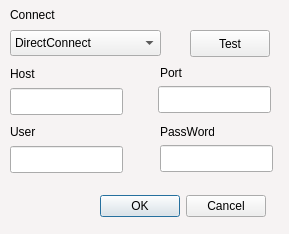
<ui version="4.0" >
 <class>ProxyDia</class>
 <widget class="QDialog" name="ProxyDia" >
  <property name="geometry" >
   <rect>
    <x>0</x>
    <y>0</y>
    <width>289</width>
    <height>234</height>
   </rect>
  </property>
  <property name="windowTitle" >
   <string>Dialog</string>
  </property>
  <property name="styleSheet" >
   <string>QDialog {
 
background-color:rgb(246,243,243);

}
</string>
  </property>
  <widget class="QDialogButtonBox" name="buttonBox" >
   <property name="geometry" >
    <rect>
     <x>100</x>
     <y>190</y>
     <width>166</width>
     <height>32</height>
    </rect>
   </property>
   <property name="orientation" >
    <enum>Qt::Horizontal</enum>
   </property>
   <property name="standardButtons" >
    <set>QDialogButtonBox::Cancel|QDialogButtonBox::NoButton|QDialogButtonBox::Ok</set>
   </property>
  </widget>
  <widget class="QComboBox" name="connectMode" >
   <property name="geometry" >
    <rect>
     <x>10</x>
     <y>30</y>
     <width>151</width>
     <height>26</height>
    </rect>
   </property>
   <item>
    <property name="text" >
     <string>DirectConnect</string>
    </property>
   </item>
   <item>
    <property name="text" >
     <string>HttpProxy</string>
    </property>
   </item>
   <item>
    <property name="text" >
     <string>Socks5Proxy</string>
    </property>
   </item>
  </widget>
  <widget class="QLabel" name="label" >
   <property name="geometry" >
    <rect>
     <x>10</x>
     <y>65</y>
     <width>54</width>
     <height>18</height>
    </rect>
   </property>
   <property name="text" >
    <string>Host</string>
   </property>
  </widget>
  <widget class="QLabel" name="label_2" >
   <property name="geometry" >
    <rect>
     <x>160</x>
     <y>64</y>
     <width>54</width>
     <height>18</height>
    </rect>
   </property>
   <property name="text" >
    <string>Port</string>
   </property>
  </widget>
  <widget class="QLabel" name="label_3" >
   <property name="geometry" >
    <rect>
     <x>10</x>
     <y>123</y>
     <width>54</width>
     <height>18</height>
    </rect>
   </property>
   <property name="text" >
    <string>User</string>
   </property>
  </widget>
  <widget class="QLabel" name="label_4" >
   <property name="geometry" >
    <rect>
     <x>160</x>
     <y>123</y>
     <width>54</width>
     <height>18</height>
    </rect>
   </property>
   <property name="text" >
    <string>PassWord</string>
   </property>
  </widget>
  <widget class="QLineEdit" name="HostEdit" >
   <property name="geometry" >
    <rect>
     <x>10</x>
     <y>88</y>
     <width>113</width>
     <height>27</height>
    </rect>
   </property>
  </widget>
  <widget class="QLineEdit" name="PortEdit" >
   <property name="geometry" >
    <rect>
     <x>158</x>
     <y>86</y>
     <width>113</width>
     <height>27</height>
    </rect>
   </property>
  </widget>
  <widget class="QLineEdit" name="UserEdit" >
   <property name="geometry" >
    <rect>
     <x>10</x>
     <y>146</y>
     <width>113</width>
     <height>27</height>
    </rect>
   </property>
  </widget>
  <widget class="QLineEdit" name="PassWordEdit" >
   <property name="geometry" >
    <rect>
     <x>160</x>
     <y>145</y>
     <width>113</width>
     <height>27</height>
    </rect>
   </property>
   <property name="echoMode" >
    <enum>QLineEdit::Password</enum>
   </property>
  </widget>
  <widget class="QLabel" name="label_5" >
   <property name="geometry" >
    <rect>
     <x>10</x>
     <y>6</y>
     <width>54</width>
     <height>18</height>
    </rect>
   </property>
   <property name="text" >
    <string>Connect</string>
   </property>
  </widget>
  <widget class="QPushButton" name="TestButton" >
   <property name="geometry" >
    <rect>
     <x>190</x>
     <y>30</y>
     <width>80</width>
     <height>27</height>
    </rect>
   </property>
   <property name="text" >
    <string>Test</string>
   </property>
  </widget>
  <widget class="QLabel" name="Test_Show" >
   <property name="geometry" >
    <rect>
     <x>191</x>
     <y>7</y>
     <width>71</width>
     <height>20</height>
    </rect>
   </property>
   <property name="text" >
    <string/>
   </property>
  </widget>
 </widget>
 <resources/>
 <connections>
  <connection>
   <sender>buttonBox</sender>
   <signal>accepted()</signal>
   <receiver>ProxyDia</receiver>
   <slot>accept()</slot>
   <hints>
    <hint type="sourcelabel" >
     <x>248</x>
     <y>254</y>
    </hint>
    <hint type="destinationlabel" >
     <x>157</x>
     <y>274</y>
    </hint>
   </hints>
  </connection>
  <connection>
   <sender>buttonBox</sender>
   <signal>rejected()</signal>
   <receiver>ProxyDia</receiver>
   <slot>reject()</slot>
   <hints>
    <hint type="sourcelabel" >
     <x>316</x>
     <y>260</y>
    </hint>
    <hint type="destinationlabel" >
     <x>286</x>
     <y>274</y>
    </hint>
   </hints>
  </connection>
 </connections>
</ui>
